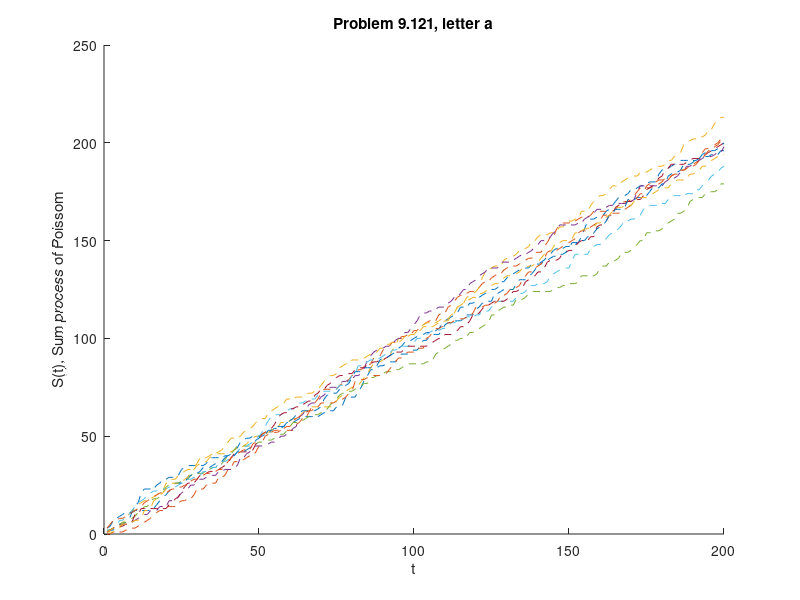

Write MATLAB code to recreate this figure.
#Sum process of a Poissom Variable
#Xn = poissom
#10 realizations
#200 trials
#lambda = 1
execution = zeros(200, 10);
lambda = 1

#realization for
for realization_index = 1:10
  #first element
  execution(1, realization_index) = poissrnd(lambda);
  for trial_index = 2:200
    execution(trial_index, realization_index) = execution(trial_index-1 , realization_index) + poissrnd(lambda);
  end
  #figure(sample);
  hold on;
  plot(1:200, execution(:,realization_index), '--');
  xlabel('t')
  ylabel('S(t), Sum process of Poissom')
  title('Problem 9.121, letter a');
end